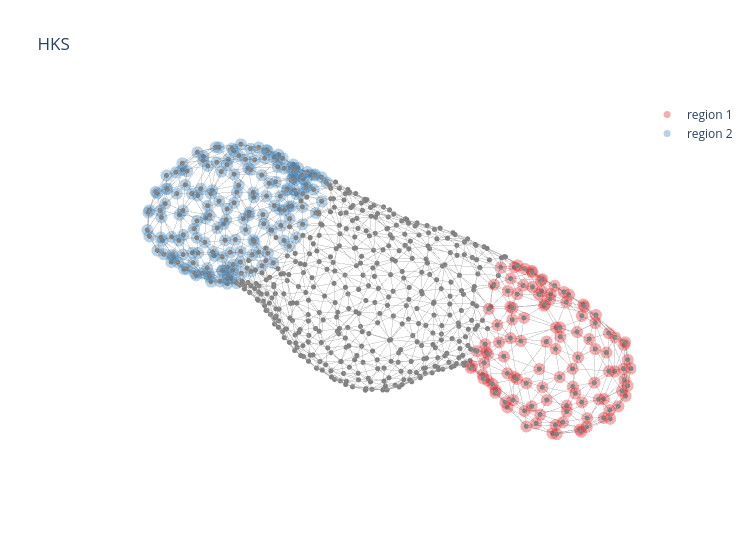

This figure's notebook cell:
### Code cell
crypt_patches_new, _, _ = assign_crypts_by_neckline(dnorm_cellcenters_crypts)


fig = plot_organoid_graph(proj_points, G, None, node_size=3)
add_region_overlays(fig, proj_points, crypt_patches_new)


fig.update_layout(
    scene = dict(
        xaxis=dict(visible=False),
        yaxis=dict(visible=False),
        zaxis=dict(visible=False),
        bgcolor='rgba(0,0,0,0)',   # optional, makes background transparent
        camera=dict(
            eye=dict(x=1.0, y=0, z=1.0),   # camera position
            center=dict(x=0, y=0, z=0),      # look-at point
            up=dict(x=0, y=0, z=1),          # which direction is "up"
        )
    )
)


fig.update_layout(height=550, width=750, title='HKS')
fig.show()

# fig.write_image("single_organoid_crypt_segmantation.svg")

### Figure 1 — Plotly figure (JSON) as saved in the notebook; plotly's stock layout.template omitted (floating-point values rounded to 4 significant figures; data arrays with more than 128 entries replaced by an {"elided": "..."} marker saying what was removed)
{"data": [{"hoverinfo": "skip", "line": {"color": "rgba(120,120,120,0.75)", "width": 1}, "mode": "lines", "showlegend": false, "type": "scatter3d", "x": {"elided": "6066 float values"}, "y": {"elided": "6066 float values"}, "z": {"elided": "6066 float values"}}, {"hoverinfo": "skip", "marker": {"color": "gray", "line": {"width": 0}, "size": 3}, "mode": "markers", "showlegend": false, "type": "scatter3d", "x": {"elided": "675 float values"}, "y": {"elided": "675 float values"}, "z": {"elided": "675 float values"}}, {"hoverinfo": "skip", "marker": {"color": "#e41a1c", "size": 7}, "mode": "markers", "name": "region 1", "opacity": 0.35, "showlegend": true, "type": "scatter3d", "x": [3.67, 3.347, 2.585, 6.866, 3.613, 6.794, 3.482, 4.932, 5.606, 4.186, 4.915, 4.968, 6.043, 5.33, 6.252, 6.271, 5.374, 2.16, 3.512, 3.85, 4.764, 2.25, 1.806, 2.498, 3.321, 3.226, 5.196, 5.117, 3.796, 2.93, 3.346, 1.024, 4.853, 1.9, 2.579, 5.579, 5.227, 6.061, 4.385, 3.806, 4.665, 6.051, 1.026, 6.138, 4.13, 1.12, 1.876, 0.5592, 6.69, 3.357, 4.621, 3.878, 2.266, 6.789, 5.517, 4.618, 5.701, 6.361, 5.134, 0.04364, 2.563, 6.997, 1.149, 6.705, 3.504, 7.168, 6.201, 3.942, 4.725, 0.3455, 1.237, 0.9478, 6.795, 2.463, 0.6308, 1.812, 5.284, 5.626, 6.141, 7.178, 7.204, -0.05303, 0.5528, 3.108, 5.488, 6.69, 1.149, 4.63, 4.232, 6.313, 2.346, 1.635, 6.878, 1.584, 0.9641, 3.005, 7.066, 4.09, 6.031, 2.93, 5.427, 3.267, 1.255, 1.646, 4.608, 4.743, 3.053, 2.24, 6.458, 2.428, 2.207, 6.496], "y": [6.424, 6.729, 7.597, 7.401, 5.375, 6.617, 7.969, 8.883, 8.698, 7.985, 6.466, 8.11, 8.326, 5.965, 6.544, 7.694, 7.251, 5.247, 6.58, 6.978, 7.494, 5.627, 6.265, 6.348, 6.327, 7.661, 8.044, 6.76, 8.267, 5.377, 4.713, 6.302, 6.091, 7.165, 8.389, 6.899, 8.515, 7.508, 8.535, 5.045, 5.343, 8.305, 6.89, 6.486, 5.187, 7.332, 8.443, 6.827, 7.685, 8.912, 9.062, 4.443, 8.553, 6.724, 8.959, 4.725, 5.445, 8.56, 5.107, 6.726, 8.922, 7.454, 7.969, 5.745, 9.273, 6.525, 8.928, 9.394, 9.435, 7.165, 7.975, 7.722, 8.318, 8.838, 7.447, 8.4, 9.431, 9.328, 5.01, 6.291, 7.305, 6.708, 6.876, 9.001, 4.679, 5.418, 7.431, 4.58, 4.549, 8.77, 7.998, 7.742, 7.985, 5.412, 6.975, 5.678, 6.469, 9.214, 5.111, 8.307, 9.206, 4.704, 6.189, 6.656, 9.213, 5.094, 6.435, 6.769, 8.36, 4.982, 5.635, 5.733], "z": [2.236, 2.153, 1.713, 1.364, 1.975, 1.587, 1.908, 1.72, 1.671, 2.251, 2.472, 2.249, 1.796, 2.27, 2.107, 2.008, 2.455, -2.508, -2.499, -2.449, -2.243, -2.455, -2.323, -2.44, -2.508, -2.333, -1.924, -2.119, -2.082, -2.307, -1.939, -2.065, -2.089, -2.11, -1.791, -1.914, -1.619, -1.601, -1.854, -1.88, -1.665, -1.321, -1.682, -1.54, -1.824, -1.447, -1.205, -1.338, -0.9376, -1.315, -1.205, -1.299, -1.352, -1.017, -0.8938, -0.9218, -1.16, -0.7299, -1.089, -0.8422, -0.6636, -0.4807, -0.6143, -0.6812, -0.5594, -0.3175, -0.2162, -0.1954, -0.2916, -0.1857, 0.2173, 0.08335, 0.01619, 0.2227, 0.009885, 0.3295, 0.009346, 0.1675, -0.06241, 0.3197, 0.2515, 0.5237, 0.9975, 0.5573, 0.06122, 0.3461, 0.9788, 0.6326, 0.7031, 0.635, 1.32, 1.09, 0.7315, 2.033, 1.269, 2.037, 0.9726, 0.915, 1.215, 1.4, 0.9198, 1.534, 1.829, 1.827, 1.168, 1.708, 2.076, 1.985, 1.191, 1.946, 2.038, 1.46]}, {"hoverinfo": "skip", "marker": {"color": "#377eb8", "size": 7}, "mode": "markers", "name": "region 2", "opacity": 0.35, "showlegend": true, "type": "scatter3d", "x": {"elided": "175 float values"}, "y": {"elided": "175 float values"}, "z": {"elided": "175 float values"}}], "layout": {"height": 550, "scene": {"aspectmode": "data", "bgcolor": "rgba(0,0,0,0)", "camera": {"center": {"x": 0, "y": 0, "z": 0}, "eye": {"x": 1, "y": 0, "z": 1}, "up": {"x": 0, "y": 0, "z": 1}}, "xaxis": {"title": {"text": "X"}, "visible": false}, "yaxis": {"title": {"text": "Y"}, "visible": false}, "zaxis": {"title": {"text": "Z"}, "visible": false}}, "title": {"text": "HKS"}, "width": 750}}
